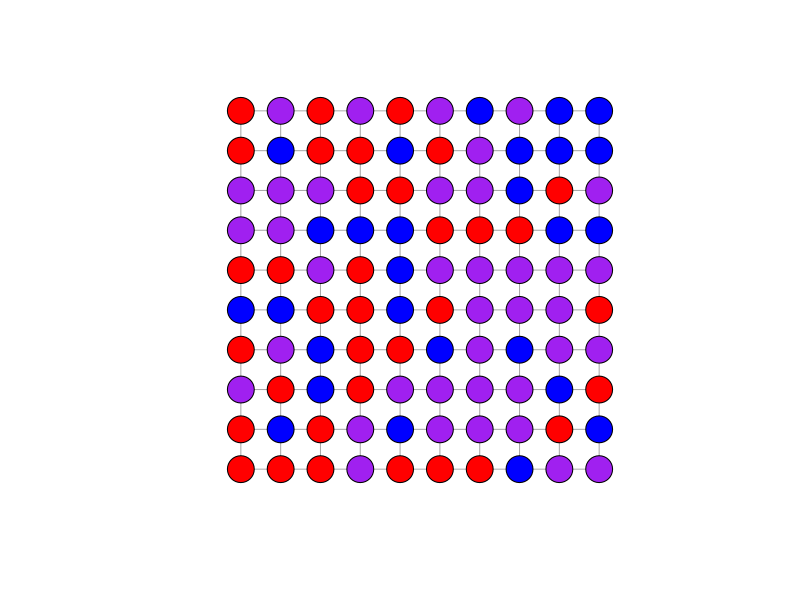
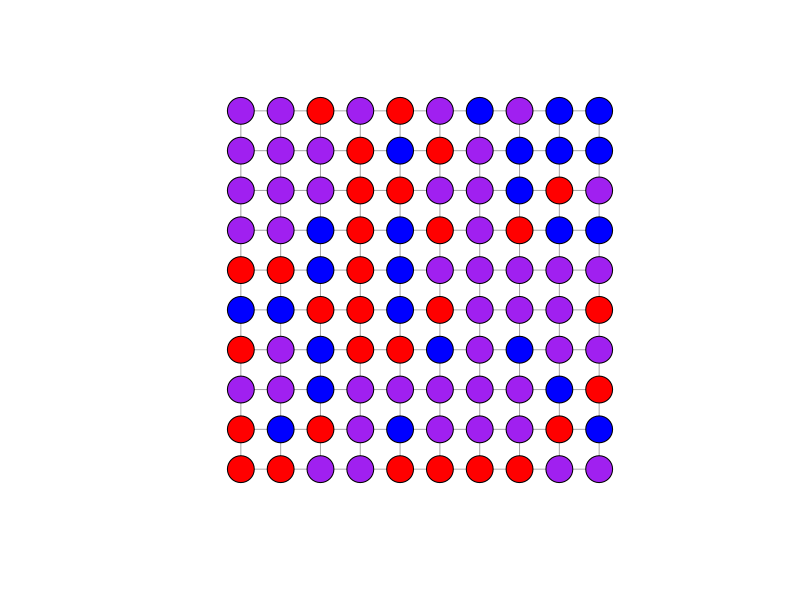
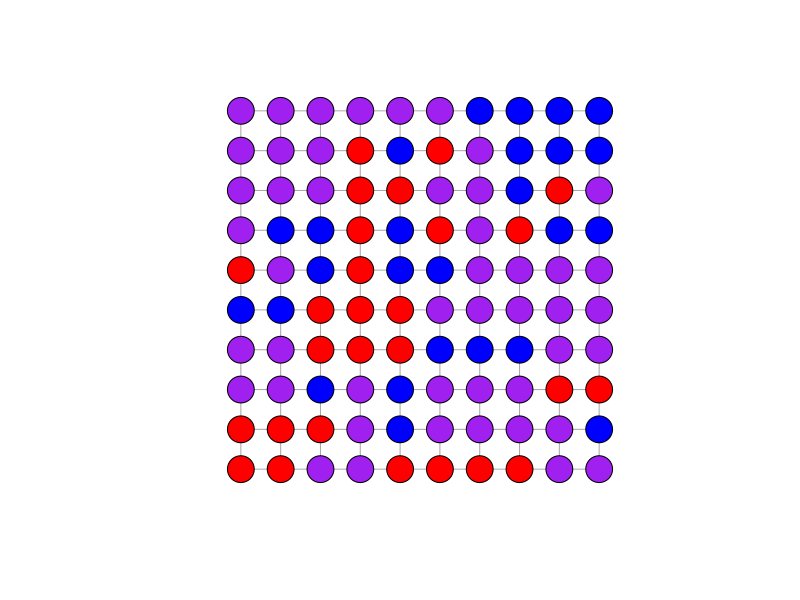
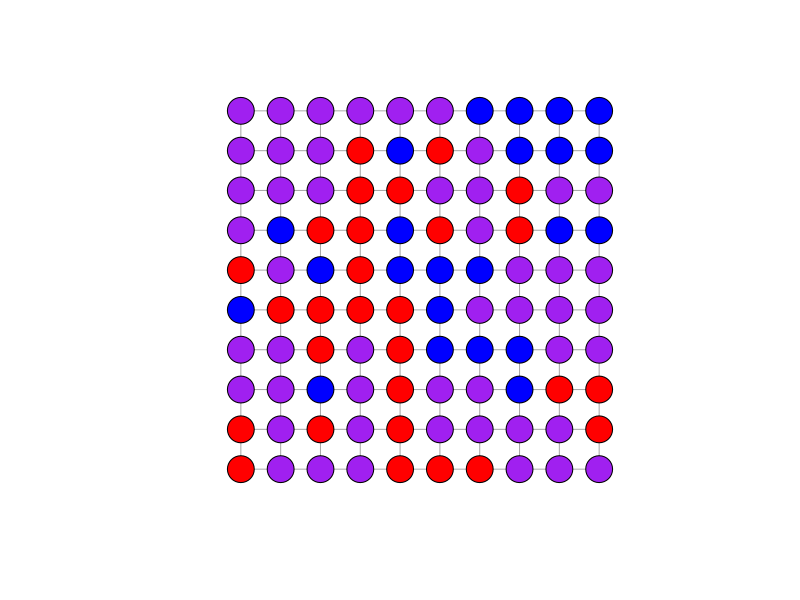
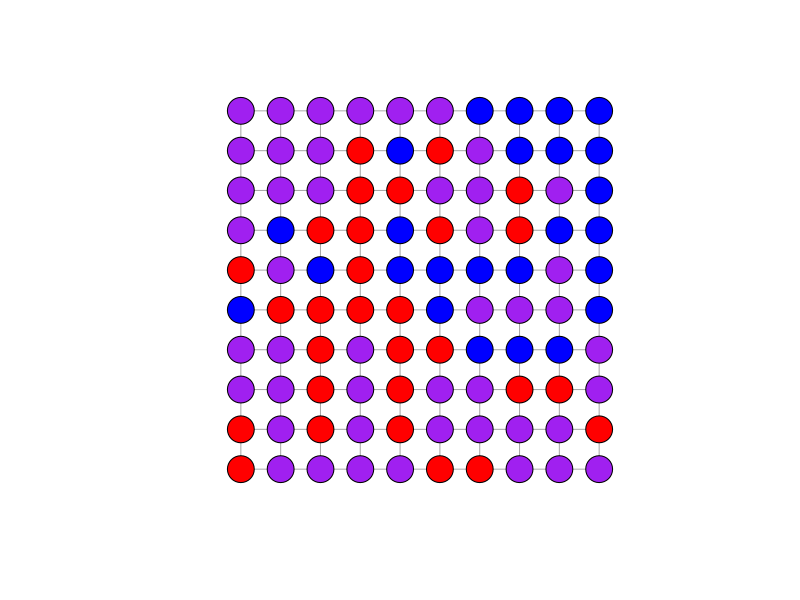
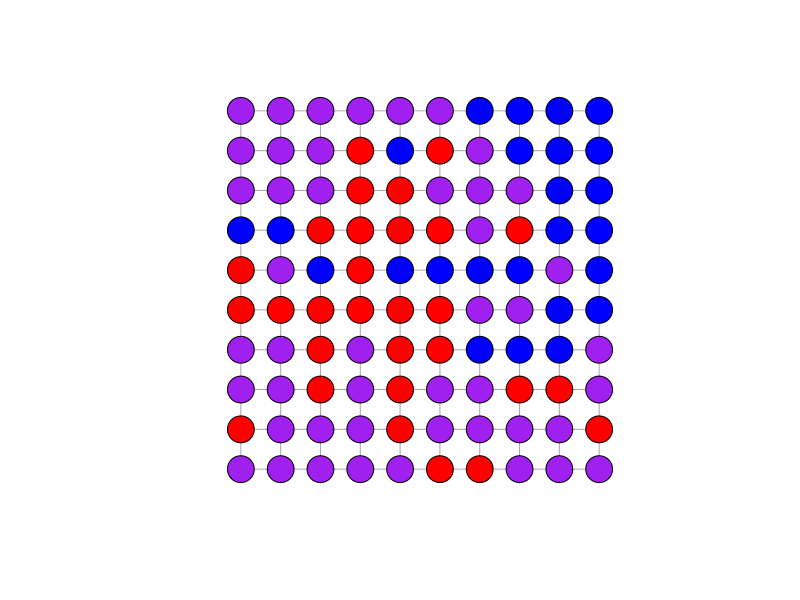
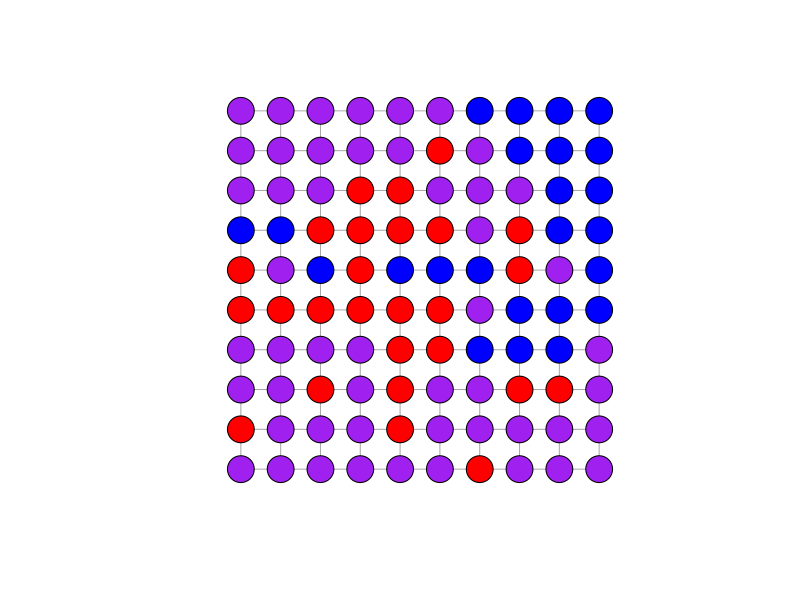
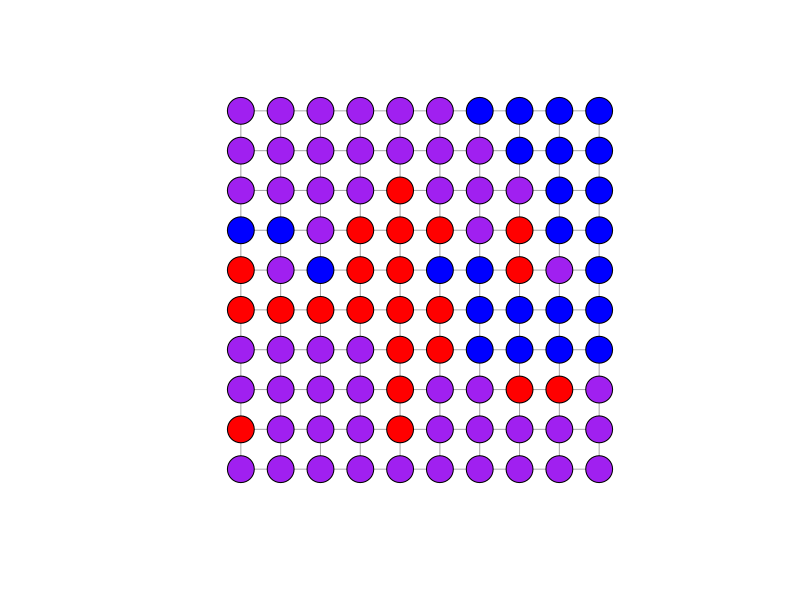

The R source for these figures, in order:
## ---- chunk 1
# RMarkdown
knitr::opts_chunk$set(echo = TRUE)

# Packages
library(igraph)
library(reshape2)
library(ggplot2)
## ---- chunk 2
# Define function to simulate simple game 
simple_RPS <- function(n_rounds){
  
  # Define size of the lattice
  side_length <- 10 
  
  # Create an empty data.frame to store strategy frequencies
  strat_freq <- data.frame()
  
  # Create a lattice network using the igraph package
  l <- graph.lattice(length = side_length, dim = 2)
  
  # Every individual (vertices) chooses a strategy at random
  V(l)$weapon <- sample(c(1:3), size = length(V(l)), replace = T)
  
  # Colour the different options
  V(l)[weapon==1]$color <- "purple" # Paper
  V(l)[weapon==2]$color <- "blue" # Scissors (sapphire)
  V(l)[weapon==3]$color <- "red" # Rock
  
  # Initial arrangement: 
  plot(l,
       layout = as.matrix(expand.grid(1:side_length, 1:side_length)),
       vertex.label=NA)
  
  # Simulate n rounds
  for(t in 1:n_rounds){
    
    # Pick a random agent
    from <- as.numeric(sample(V(l), 1))
    # Find its neighbours
    nei <- neighbors(l, v = from, mode = 'all')
    
    # If there is only one weapon type left, then stop simulation 
    if(length(unique(V(l)$weapon))==1) {
      stop(paste(unique(V(l)$weapon),
                 'has won the game after',
                 t,
                 'rounds!'))
      } else {
        # If there are multiple weapon types then choose 1 of agent's neighbours
        to <- sample(nei, 1)
        from_to <- c(from, to)
        
        # Find both their weapon types
        w <- as.numeric(V(l)$weapon[from_to])
        
        # If both weapons are equal, nothing happens:
        if(w[1]==w[2]) {} else{
          
          # If one chooses Rock and the other Paper, Paper wins:
          if(max(w) == 3 && min(w) == 1) {
            V(l)$weapon[from_to[w==3]] <- "1" 
            }
          else{
            # For the two other cases, the better weapon wins:
            V(l)$weapon[from_to[w == min(w)]] <- V(l)$weapon[from_to[w == max(w)]]
            }
          }
        }
    
    # Record the frequency of each strategy for each round
    strat_freq <- rbind(strat_freq,
                        c(sum(V(l)$"weapon" == "1"),
                          sum(V(l)$"weapon" == "2"),
                          sum(V(l)$"weapon" == "3")))
    
    # Plot the lattice network every 25th round
    if(t %% 25 == 0){
      V(l)[weapon==1]$color <- "purple" # Paper
      V(l)[weapon==2]$color <- "blue" # Scissors
      V(l)[weapon==3]$color <- "red" # Rock
      
      plot(l,
           layout = as.matrix(expand.grid(1:side_length, 1:side_length)),
           vertex.label=NA)
      }
    }

# Viz changes over time 
names(strat_freq) <- c("Paper", "Scissors", "Rock")
s <- melt(strat_freq)
s$time <- 1:nrow(strat_freq)

ggplot(s, aes(x = time, y = value, col = variable)) + 
  geom_line() + 
  scale_y_continuous("Frequency") +
  scale_x_continuous("Time") +
  scale_color_discrete("Strategy") +
  theme_minimal() +
  theme(axis.title.y = element_text(angle = 0, vjust = 0.5))
}
## ---- chunk 3
# Play for 1000 rounds
simple_RPS(n_rounds = 1000)
